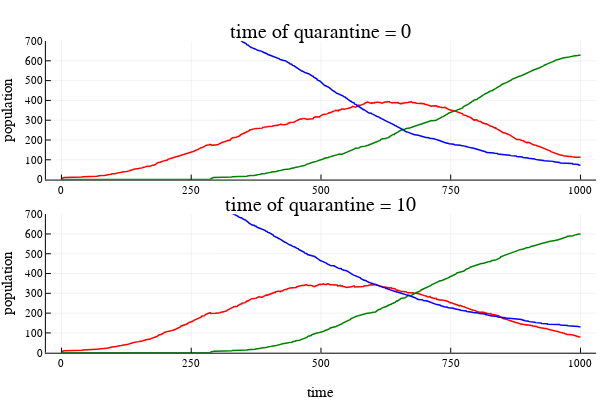

Notebook cell for this chart:
### Code cell
using JLD2, DataFrames , Plots
@load "kwarantanna.jld2"
x = agentsk1.step
plotly()
pk = Plots.plot(x, agentsk1[:, aggname(:status, infected)],
    linecolor = "red",
    lw = 1.5,
    title = "time of quarantine = 0",
#     xlabel = "time",
    ylabel = "population",
    label = "infected",
    ylims = (0,700),)
Plots.plot!(x, agentsk1[:, aggname(:status, recovered)],
    linecolor = :green,
    lw = 1.5,
    label = "recovered")
Plots.plot!(x, agentsk1[:, aggname(:status, susceptible)],
    linecolor = :blue,
    lw = 1.5,
    label = "susceptible")

pk2 = Plots.plot(x, agentsk2[:, aggname(:status, infected)],
    linecolor = "red",
    lw = 1.5,
    title = "time of quarantine = 10",
    xlabel = "time",
    ylabel = "population",
    label = "infected",
    ylims = (0,700),)
Plots.plot!(x, agentsk2[:, aggname(:status, recovered)],
    linecolor = :green,
    lw = 1.5,
    label = "recovered")
Plots.plot!(x, agentsk2[:, aggname(:status, susceptible)],
    linecolor = :blue,
    lw = 1.5,
    label = "susceptible"
    )

Plots.plot(pk, pk2, layout = (2, 1), legend= :false)

### Figure 1 — Plotly figure (JSON) as saved in the notebook; plotly's stock layout.template omitted (floating-point values rounded to 4 significant figures; data arrays with more than 128 entries replaced by an {"elided": "..."} marker saying what was removed)
{"data": [{"colorbar": {"title": ""}, "legendgroup": "infected", "line": {"color": "rgba(255, 0, 0, 1.000)", "dash": "solid", "shape": "linear", "width": 1.5}, "mode": "lines", "name": "infected", "showlegend": true, "type": "scatter", "x": {"elided": "1001 int values"}, "xaxis": "x1", "y": {"elided": "1001 int values"}, "yaxis": "y1", "zmax": null, "zmin": null}, {"colorbar": {"title": ""}, "legendgroup": "recovered", "line": {"color": "rgba(0, 128, 0, 1.000)", "dash": "solid", "shape": "linear", "width": 1.5}, "mode": "lines", "name": "recovered", "showlegend": true, "type": "scatter", "x": {"elided": "1001 int values"}, "xaxis": "x1", "y": {"elided": "1001 int values"}, "yaxis": "y1", "zmax": null, "zmin": null}, {"colorbar": {"title": ""}, "legendgroup": "susceptible", "line": {"color": "rgba(0, 0, 255, 1.000)", "dash": "solid", "shape": "linear", "width": 1.5}, "mode": "lines", "name": "susceptible", "showlegend": true, "type": "scatter", "x": {"elided": "1001 int values"}, "xaxis": "x1", "y": {"elided": "1001 int values"}, "yaxis": "y1", "zmax": null, "zmin": null}, {"colorbar": {"title": ""}, "legendgroup": "infected", "line": {"color": "rgba(255, 0, 0, 1.000)", "dash": "solid", "shape": "linear", "width": 1.5}, "mode": "lines", "name": "infected", "showlegend": true, "type": "scatter", "x": {"elided": "1001 int values"}, "xaxis": "x2", "y": {"elided": "1001 int values"}, "yaxis": "y2", "zmax": null, "zmin": null}, {"colorbar": {"title": ""}, "legendgroup": "recovered", "line": {"color": "rgba(0, 128, 0, 1.000)", "dash": "solid", "shape": "linear", "width": 1.5}, "mode": "lines", "name": "recovered", "showlegend": true, "type": "scatter", "x": {"elided": "1001 int values"}, "xaxis": "x2", "y": {"elided": "1001 int values"}, "yaxis": "y2", "zmax": null, "zmin": null}, {"colorbar": {"title": ""}, "legendgroup": "susceptible", "line": {"color": "rgba(0, 0, 255, 1.000)", "dash": "solid", "shape": "linear", "width": 1.5}, "mode": "lines", "name": "susceptible", "showlegend": true, "type": "scatter", "x": {"elided": "1001 int values"}, "xaxis": "x2", "y": {"elided": "1001 int values"}, "yaxis": "y2", "zmax": null, "zmin": null}], "layout": {"annotations": [{"font": {"color": "rgba(0, 0, 0, 1.000)", "family": "sans-serif", "size": 20}, "rotation": 0, "showarrow": false, "text": "time of quarantine = 0", "x": 0.535, "xanchor": "center", "xref": "paper", "y": 1, "yanchor": "top", "yref": "paper"}, {"font": {"color": "rgba(0, 0, 0, 1.000)", "family": "sans-serif", "size": 20}, "rotation": 0, "showarrow": false, "text": "time of quarantine = 10", "x": 0.535, "xanchor": "center", "xref": "paper", "y": 0.5191, "yanchor": "top", "yref": "paper"}], "height": 400, "margin": {"b": 20, "l": 0, "r": 0, "t": 20}, "paper_bgcolor": "rgba(255, 255, 255, 1.000)", "plot_bgcolor": "rgba(255, 255, 255, 1.000)", "showlegend": false, "width": 600, "xaxis1": {"anchor": "y1", "domain": [0.07647, 0.9934], "gridcolor": "rgba(0, 0, 0, 0.100)", "gridwidth": 0.5, "linecolor": "rgba(0, 0, 0, 1.000)", "mirror": false, "range": [-30, 1030], "showgrid": true, "showline": true, "showticklabels": true, "tickangle": 0, "tickcolor": "rgb(0, 0, 0)", "tickfont": {"color": "rgba(0, 0, 0, 1.000)", "family": "sans-serif", "size": 11}, "tickmode": "array", "ticks": "inside", "ticktext": ["0", "250", "500", "750", "1000"], "tickvals": [0, 250, 500, 750, 1000], "title": "", "titlefont": {"color": "rgba(0, 0, 0, 1.000)", "family": "sans-serif", "size": 15}, "type": "-", "visible": true, "zeroline": false, "zerolinecolor": "rgba(0, 0, 0, 1.000)"}, "xaxis2": {"anchor": "y2", "domain": [0.07647, 0.9934], "gridcolor": "rgba(0, 0, 0, 0.100)", "gridwidth": 0.5, "linecolor": "rgba(0, 0, 0, 1.000)", "mirror": false, "range": [-30, 1030], "showgrid": true, "showline": true, "showticklabels": true, "tickangle": 0, "tickcolor": "rgb(0, 0, 0)", "tickfont": {"color": "rgba(0, 0, 0, 1.000)", "family": "sans-serif", "size": 11}, "tickmode": "array", "ticks": "inside", "ticktext": ["0", "250", "500", "750", "1000"], "tickvals": [0, 250, 500, 750, 1000], "title": "time", "titlefont": {"color": "rgba(0, 0, 0, 1.000)", "family": "sans-serif", "size": 15}, "type": "-", "visible": true, "zeroline": false, "zerolinecolor": "rgba(0, 0, 0, 1.000)"}, "yaxis1": {"anchor": "x1", "domain": [0.5567, 0.9415], "gridcolor": "rgba(0, 0, 0, 0.100)", "gridwidth": 0.5, "linecolor": "rgba(0, 0, 0, 1.000)", "mirror": false, "range": [0, 700], "showgrid": true, "showline": true, "showticklabels": true, "tickangle": 0, "tickcolor": "rgb(0, 0, 0)", "tickfont": {"color": "rgba(0, 0, 0, 1.000)", "family": "sans-serif", "size": 11}, "tickmode": "array", "ticks": "inside", "ticktext": ["0", "100", "200", "300", "400", "500", "600", "700"], "tickvals": [0, 100, 200, 300, 400, 500, 600, 700], "title": "population", "titlefont": {"color": "rgba(0, 0, 0, 1.000)", "family": "sans-serif", "size": 15}, "type": "-", "visible": true, "zeroline": false, "zerolinecolor": "rgba(0, 0, 0, 1.000)"}, "yaxis2": {"anchor": "x2", "domain": [0.07581, 0.4606], "gridcolor": "rgba(0, 0, 0, 0.100)", "gridwidth": 0.5, "linecolor": "rgba(0, 0, 0, 1.000)", "mirror": false, "range": [0, 700], "showgrid": true, "showline": true, "showticklabels": true, "tickangle": 0, "tickcolor": "rgb(0, 0, 0)", "tickfont": {"color": "rgba(0, 0, 0, 1.000)", "family": "sans-serif", "size": 11}, "tickmode": "array", "ticks": "inside", "ticktext": ["0", "100", "200", "300", "400", "500", "600", "700"], "tickvals": [0, 100, 200, 300, 400, 500, 600, 700], "title": "population", "titlefont": {"color": "rgba(0, 0, 0, 1.000)", "family": "sans-serif", "size": 15}, "type": "-", "visible": true, "zeroline": false, "zerolinecolor": "rgba(0, 0, 0, 1.000)"}}}
